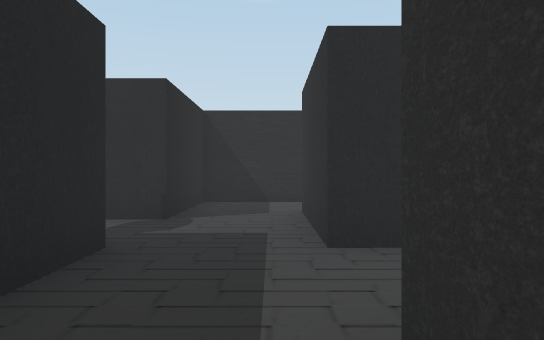
view 1 (above)

15 first-person views from a walk through a scene from a Unity 3-D project. The camera is 1.4 m above the floor, looks level and sees 70° across. The floor is counted in squares, 2 m on a side. Each view is taken from the middle of a square. On the plan, view 1 faces up. The plan holds only what a view shows up to about 11 squares ahead; the rest is blank. The player character is not drawn.

view 2
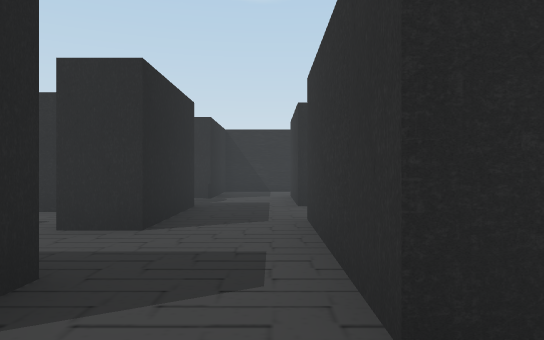

view 3
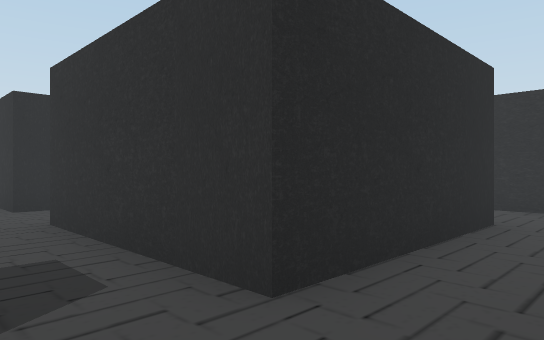

view 4
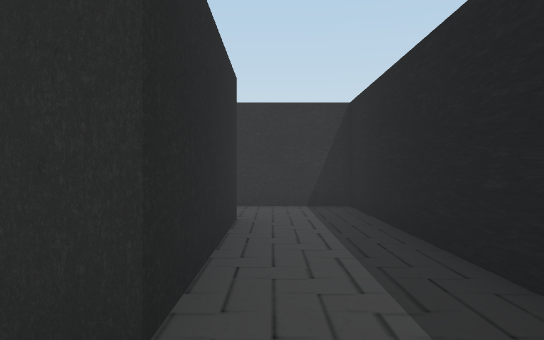

view 5
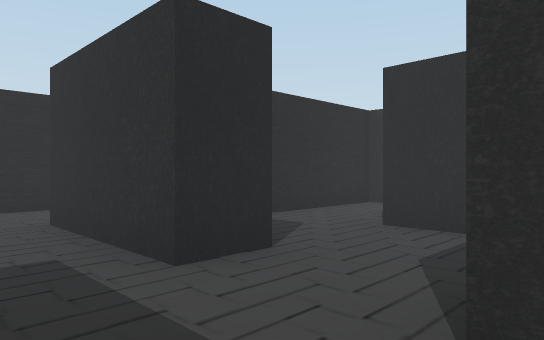

view 6
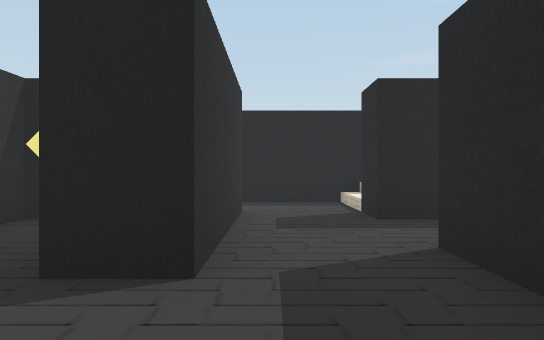

view 7
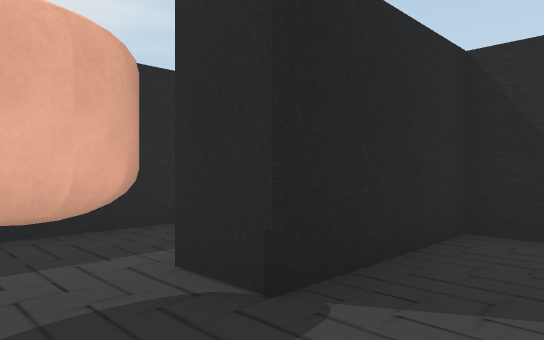

view 8
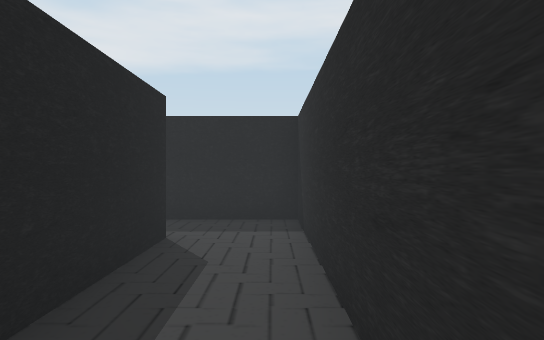

view 9
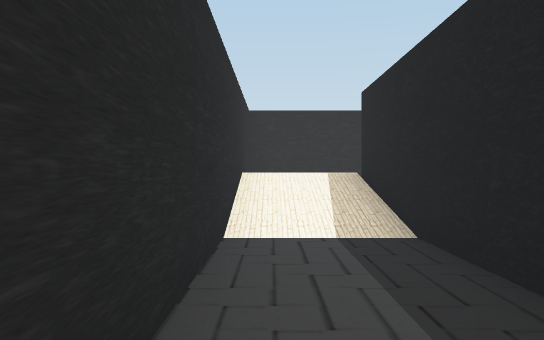

view 10
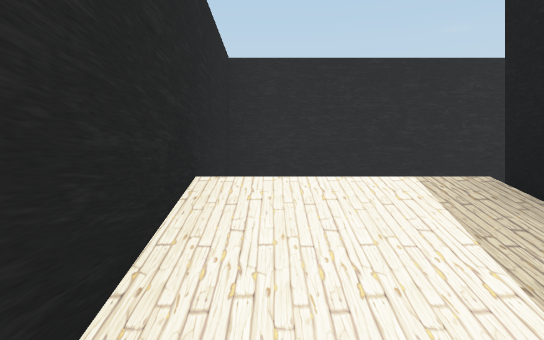

view 11
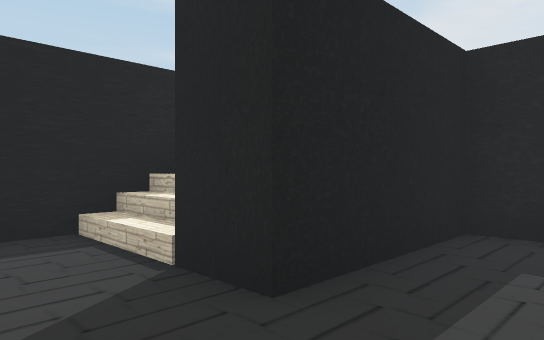

view 12
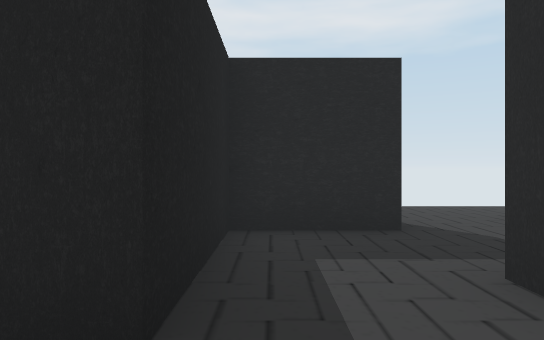

view 13
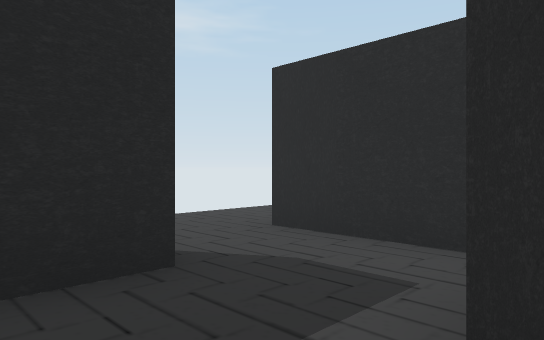

view 14
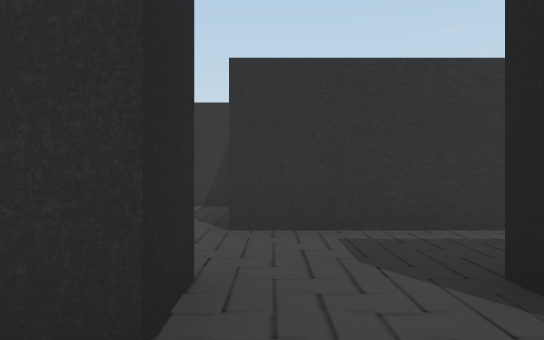

view 15
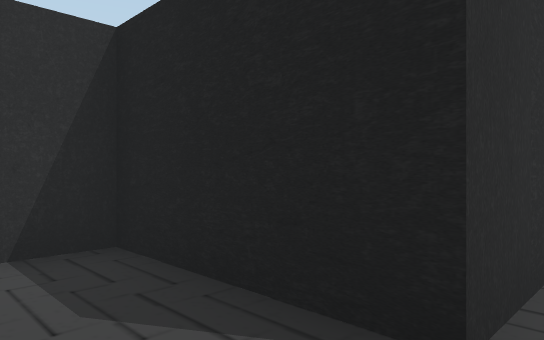

### Floor plan
Key: @ floor where view 1 was taken; # wall or solid block; x gap in a wall; . floor; / step, stairs or slope; v drop or lower ground.
Columns run from 7 left of view 1 to 10 right of it. Each row starts with its distance up from view 1.
  9      #############
  8      #......///vv#
  7   #. #......///vv#
  6   #.##..####### v#
  5    ..x..#.....# v#
  4      #..#.....#
  3 ..####.....####
  2 .....#.....#
  1 .....#..#..#
  0   #....@#..#
 -1   #.....#..#
 -2   ####..####..#
 -3      /........#
 -4      /........#
 -5     ###########

Positions as (right, up) in squares from view 1, and headings:
1: (0, 0), facing up
2: (0, -4), facing up
3: (-1, -4), facing up-right
4: (-1, -3), facing right
5: (-1, 1), facing up-right
6: (0, 4), facing down
7: (0, 4), facing up-left
8: (6, 8), facing left
9: (1, 8), facing right
10: (5, 8), facing right
11: (0, 0), facing down-left
12: (0, -1), facing left
13: (-2, -1), facing up-left
14: (-1, 3), facing right
15: (3, 5), facing down-right
